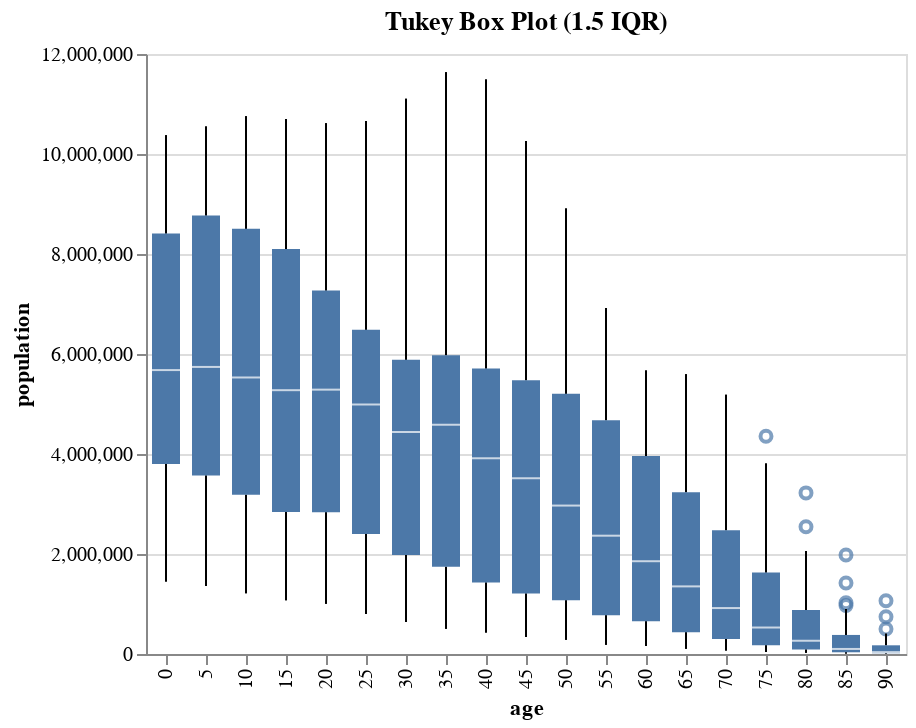

Notebook cell for this chart:
### Markdown cell above
## Tukey Box Plot (1.5 IQR)

### Code cell
@vlplot(
  data = population,
  mark={:boxplot, extent="1.5"}, # The extent is 1.5sd
  x = "age:o",
  y = {"people", title = "population"},
  title = "Tukey Box Plot (1.5 IQR)"
)

### Figure 1 — Vega-Lite specification as saved in the notebook (floating-point values rounded to 4 significant figures; data arrays with more than 128 entries replaced by an {"elided": "..."} marker saying what was removed)
{"data": {"values": {"elided": "570 records"}}, "encoding": {"x": {"field": "age", "type": "ordinal"}, "y": {"field": "people", "title": "population", "type": "quantitative"}}, "mark": {"extent": "1.5", "type": "boxplot"}, "title": "Tukey Box Plot (1.5 IQR)"}
